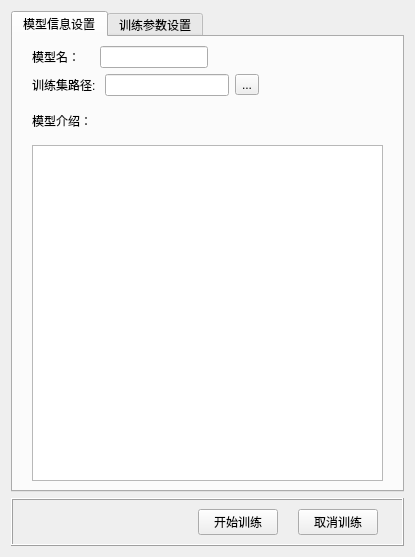
<?xml version="1.0" encoding="UTF-8"?>
<ui version="4.0">
 <class>Form</class>
 <widget class="QWidget" name="Form">
  <property name="geometry">
   <rect>
    <x>0</x>
    <y>0</y>
    <width>415</width>
    <height>557</height>
   </rect>
  </property>
  <property name="windowTitle">
   <string>训练模型</string>
  </property>
  <property name="styleSheet">
   <string notr="true"/>
  </property>
  <layout class="QVBoxLayout" name="verticalLayout">
   <item>
    <widget class="QTabWidget" name="tabWidget">
     <property name="styleSheet">
      <string notr="true"/>
     </property>
     <property name="currentIndex">
      <number>0</number>
     </property>
     <widget class="QWidget" name="tab">
      <attribute name="title">
       <string>模型信息设置</string>
      </attribute>
      <layout class="QVBoxLayout" name="verticalLayout_3">
       <item>
        <layout class="QHBoxLayout" name="horizontalLayout" stretch="0,0,0">
         <property name="leftMargin">
          <number>10</number>
         </property>
         <property name="rightMargin">
          <number>10</number>
         </property>
         <item>
          <widget class="QLabel" name="label">
           <property name="text">
            <string>模型名：    </string>
           </property>
          </widget>
         </item>
         <item>
          <widget class="QLineEdit" name="lineEdit_modelName">
           <property name="sizePolicy">
            <sizepolicy hsizetype="Preferred" vsizetype="Preferred">
             <horstretch>0</horstretch>
             <verstretch>0</verstretch>
            </sizepolicy>
           </property>
          </widget>
         </item>
         <item>
          <spacer name="horizontalSpacer">
           <property name="orientation">
            <enum>Qt::Horizontal</enum>
           </property>
           <property name="sizeHint" stdset="0">
            <size>
             <width>40</width>
             <height>20</height>
            </size>
           </property>
          </spacer>
         </item>
        </layout>
       </item>
       <item>
        <layout class="QHBoxLayout" name="horizontalLayout_4">
         <property name="leftMargin">
          <number>10</number>
         </property>
         <property name="rightMargin">
          <number>10</number>
         </property>
         <item>
          <widget class="QLabel" name="label_5">
           <property name="text">
            <string>训练集路径: </string>
           </property>
          </widget>
         </item>
         <item>
          <widget class="QLineEdit" name="lineEdit_path">
           <property name="styleSheet">
            <string notr="true"/>
           </property>
          </widget>
         </item>
         <item>
          <widget class="QToolButton" name="toolButton">
           <property name="styleSheet">
            <string notr="true"/>
           </property>
           <property name="text">
            <string>...</string>
           </property>
          </widget>
         </item>
         <item>
          <spacer name="horizontalSpacer_2">
           <property name="orientation">
            <enum>Qt::Horizontal</enum>
           </property>
           <property name="sizeHint" stdset="0">
            <size>
             <width>40</width>
             <height>20</height>
            </size>
           </property>
          </spacer>
         </item>
        </layout>
       </item>
       <item>
        <layout class="QVBoxLayout" name="verticalLayout_2" stretch="10,90">
         <property name="leftMargin">
          <number>10</number>
         </property>
         <property name="rightMargin">
          <number>10</number>
         </property>
         <item>
          <widget class="QLabel" name="label_3">
           <property name="text">
            <string>模型介绍：</string>
           </property>
          </widget>
         </item>
         <item>
          <widget class="QTextEdit" name="textEdit_modelInfo"/>
         </item>
        </layout>
       </item>
      </layout>
     </widget>
     <widget class="QWidget" name="tab_2">
      <attribute name="title">
       <string>训练参数设置</string>
      </attribute>
      <layout class="QVBoxLayout" name="verticalLayout_4" stretch="5,5,5,0,20">
       <item>
        <layout class="QHBoxLayout" name="horizontalLayout_2">
         <item>
          <widget class="QLabel" name="label_2">
           <property name="text">
            <string>学习率:      </string>
           </property>
          </widget>
         </item>
         <item>
          <widget class="QLineEdit" name="lineEdit_1"/>
         </item>
         <item>
          <spacer name="horizontalSpacer_9">
           <property name="orientation">
            <enum>Qt::Horizontal</enum>
           </property>
           <property name="sizeHint" stdset="0">
            <size>
             <width>40</width>
             <height>20</height>
            </size>
           </property>
          </spacer>
         </item>
        </layout>
       </item>
       <item>
        <layout class="QHBoxLayout" name="horizontalLayout_6">
         <item>
          <widget class="QLabel" name="label_7">
           <property name="text">
            <string>迭代次数：   </string>
           </property>
          </widget>
         </item>
         <item>
          <widget class="QLineEdit" name="lineEdit_2"/>
         </item>
         <item>
          <spacer name="horizontalSpacer_4">
           <property name="orientation">
            <enum>Qt::Horizontal</enum>
           </property>
           <property name="sizeHint" stdset="0">
            <size>
             <width>40</width>
             <height>20</height>
            </size>
           </property>
          </spacer>
         </item>
        </layout>
       </item>
       <item>
        <layout class="QHBoxLayout" name="horizontalLayout_7">
         <item>
          <widget class="QLabel" name="label_8">
           <property name="text">
            <string>z向量大小：  </string>
           </property>
          </widget>
         </item>
         <item>
          <widget class="QLineEdit" name="lineEdit_3"/>
         </item>
         <item>
          <spacer name="horizontalSpacer_5">
           <property name="orientation">
            <enum>Qt::Horizontal</enum>
           </property>
           <property name="sizeHint" stdset="0">
            <size>
             <width>40</width>
             <height>20</height>
            </size>
           </property>
          </spacer>
         </item>
        </layout>
       </item>
       <item>
        <layout class="QHBoxLayout" name="horizontalLayout_5">
         <item>
          <widget class="QLabel" name="label_6">
           <property name="text">
            <string>batchsize:  </string>
           </property>
          </widget>
         </item>
         <item>
          <widget class="QLineEdit" name="lineEdit_4"/>
         </item>
         <item>
          <spacer name="horizontalSpacer_3">
           <property name="orientation">
            <enum>Qt::Horizontal</enum>
           </property>
           <property name="sizeHint" stdset="0">
            <size>
             <width>40</width>
             <height>20</height>
            </size>
           </property>
          </spacer>
         </item>
        </layout>
       </item>
       <item>
        <spacer name="verticalSpacer">
         <property name="orientation">
          <enum>Qt::Vertical</enum>
         </property>
         <property name="sizeHint" stdset="0">
          <size>
           <width>20</width>
           <height>40</height>
          </size>
         </property>
        </spacer>
       </item>
      </layout>
     </widget>
    </widget>
   </item>
   <item>
    <widget class="QFrame" name="frame_3">
     <property name="styleSheet">
      <string notr="true"/>
     </property>
     <property name="frameShape">
      <enum>QFrame::Box</enum>
     </property>
     <property name="frameShadow">
      <enum>QFrame::Raised</enum>
     </property>
     <layout class="QHBoxLayout" name="horizontalLayout_8" stretch="60,15,5,15,5">
      <item>
       <spacer name="horizontalSpacer_6">
        <property name="orientation">
         <enum>Qt::Horizontal</enum>
        </property>
        <property name="sizeHint" stdset="0">
         <size>
          <width>395</width>
          <height>20</height>
         </size>
        </property>
       </spacer>
      </item>
      <item>
       <widget class="QPushButton" name="btn_start">
        <property name="text">
         <string>开始训练</string>
        </property>
       </widget>
      </item>
      <item>
       <spacer name="horizontalSpacer_7">
        <property name="orientation">
         <enum>Qt::Horizontal</enum>
        </property>
        <property name="sizeHint" stdset="0">
         <size>
          <width>30</width>
          <height>20</height>
         </size>
        </property>
       </spacer>
      </item>
      <item>
       <widget class="QPushButton" name="btn_giveup">
        <property name="text">
         <string>取消训练</string>
        </property>
       </widget>
      </item>
      <item>
       <spacer name="horizontalSpacer_8">
        <property name="orientation">
         <enum>Qt::Horizontal</enum>
        </property>
        <property name="sizeHint" stdset="0">
         <size>
          <width>30</width>
          <height>20</height>
         </size>
        </property>
       </spacer>
      </item>
     </layout>
    </widget>
   </item>
  </layout>
 </widget>
 <resources/>
 <connections/>
</ui>
